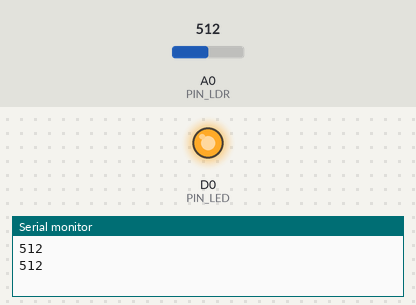
This sketch was run on a simulated ESP8266 (NodeMCU). On the bench: output pins drawn as LEDs (lit = HIGH), the last lines printed to the serial monitor. The inputs (shaded band) are chosen by the test bench; at power-on: A0 (PIN_LDR) = 512.

Above: at 2.8 s.
2.9 s: A0 (PIN_LDR) set to 53
5.6 s: A0 (PIN_LDR) set to 47
At 6.8 s:
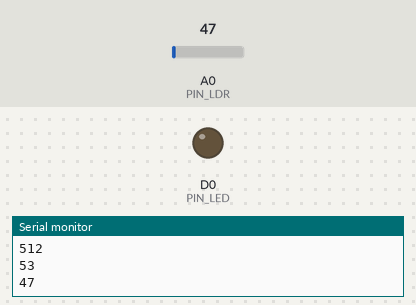
8.3 s: A0 (PIN_LDR) set to 122
At 11.1 s:
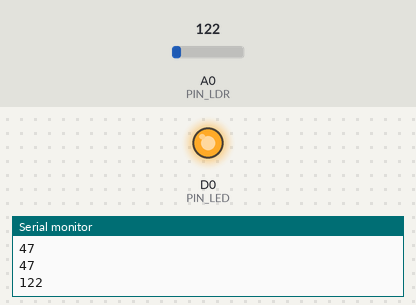
11.5 s: A0 (PIN_LDR) set to 40
At 12.6 s:
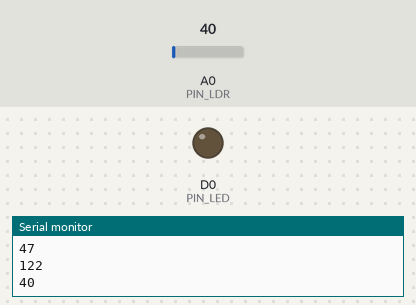
Timing chart, 0 to 14.5 s (numbered marks = the images above; inputs shaded):
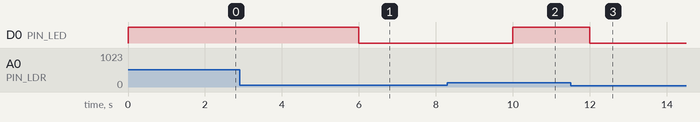

The sketch:

Ldr_Sensor.ino
```cpp
#define PIN_LED D0
#define PIN_LDR A0

void setup() {
  Serial.begin(9600);
  pinMode(PIN_LED, OUTPUT);
}

void loop() {
 int a = analogRead(A0);

 Serial.println(a);
if (a > 50) {
digitalWrite(PIN_LED, HIGH);
}
else {
digitalWrite(PIN_LED, LOW);
}

 delay(2000);
}
```

Measured:
- the behaviour switches between 51 and 50 on A0 (PIN_LDR) (found by bisection; images 0 and 1)
- after the input at 5.6 s, D0 (PIN_LED): HIGH → LOW after 0.40 s
- after the input at 8.3 s, D0 (PIN_LED): LOW → HIGH after 1.7 s
- after the input at 11.5 s, D0 (PIN_LED): HIGH → LOW after 0.50 s
